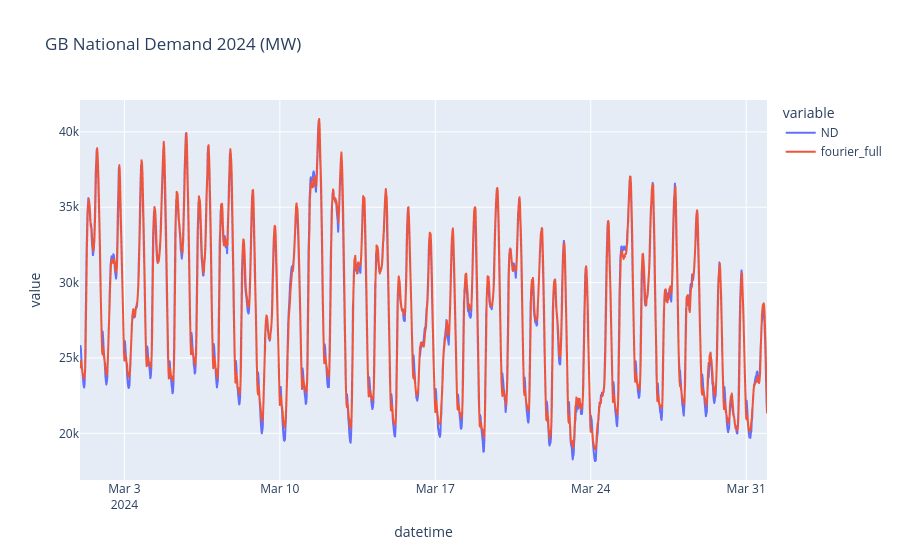
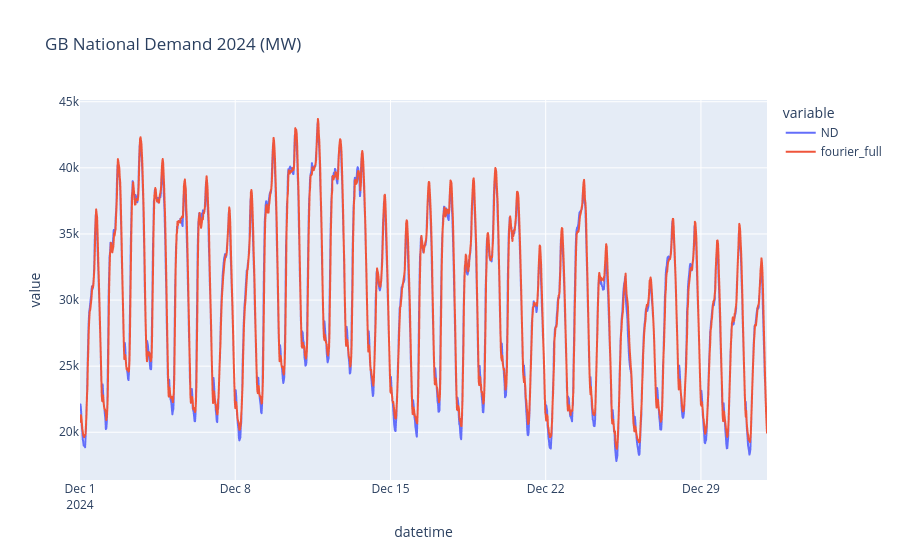
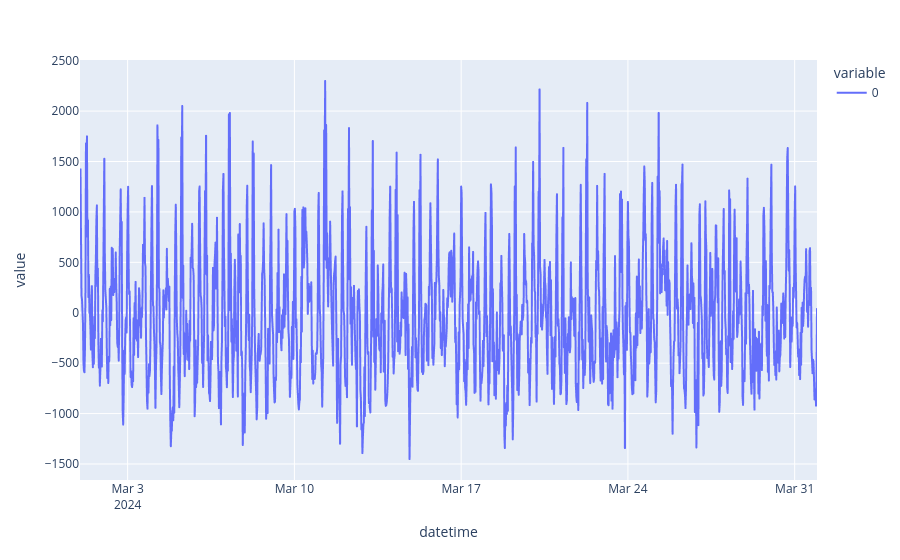

The notebook cell these images were saved under, in order:
### Code cell
# plot these first to better see performance
y_comb_full = pd.concat([y_pred_full, y_fore_full])
df['fourier_full'] = y_comb_full

march3_df = df[df['month']==3]
#fig3 = px.line(march3_df, y=['ND', 'ND_lagged','fourier','fourier_full'], title='GB National Demand 2024 (MW)')
fig3 = px.line(march3_df, y=['ND','fourier_full'], title='GB National Demand 2024 (MW)')
fig3.show()

dec_df = df[df['month']==12]
#fig3 = px.line(march3_df, y=['ND', 'ND_lagged','fourier','fourier_full'], title='GB National Demand 2024 (MW)')
fig4 = px.line(dec_df, y=['ND','fourier_full'], title='GB National Demand 2024 (MW)')
fig4.show()

y_resid = df['ND'] - y_comb_full
print(type(y_resid))
print(y_resid[0:100])
y_resid_march = y_resid[y_resid.index.month==3]
fig_resid = px.line(y_resid_march)
fig_resid.show()

### Figure 1 — Plotly figure (JSON) as saved in the notebook; plotly's stock layout.template omitted (floating-point values rounded to 4 significant figures; data arrays with more than 128 entries replaced by an {"elided": "..."} marker saying what was removed)
{"data": [{"hovertemplate": "variable=ND<br>datetime=%{x}<br>value=%{y}<extra></extra>", "legendgroup": "ND", "line": {"color": "#636efa", "dash": "solid"}, "marker": {"symbol": "circle"}, "mode": "lines", "name": "ND", "showlegend": true, "type": "scattergl", "x": {"elided": "1486 str values"}, "xaxis": "x", "y": {"elided": "1486 float values"}, "yaxis": "y"}, {"hovertemplate": "variable=fourier_full<br>datetime=%{x}<br>value=%{y}<extra></extra>", "legendgroup": "fourier_full", "line": {"color": "#EF553B", "dash": "solid"}, "marker": {"symbol": "circle"}, "mode": "lines", "name": "fourier_full", "showlegend": true, "type": "scattergl", "x": {"elided": "1486 str values"}, "xaxis": "x", "y": {"elided": "1486 float values"}, "yaxis": "y"}], "layout": {"legend": {"title": {"text": "variable"}, "tracegroupgap": 0}, "title": {"text": "GB National Demand 2024 (MW)"}, "xaxis": {"anchor": "y", "domain": [0, 1], "title": {"text": "datetime"}}, "yaxis": {"anchor": "x", "domain": [0, 1], "title": {"text": "value"}}}}

### Figure 2 — Plotly figure (JSON) as saved in the notebook; plotly's stock layout.template omitted (floating-point values rounded to 4 significant figures; data arrays with more than 128 entries replaced by an {"elided": "..."} marker saying what was removed)
{"data": [{"hovertemplate": "variable=ND<br>datetime=%{x}<br>value=%{y}<extra></extra>", "legendgroup": "ND", "line": {"color": "#636efa", "dash": "solid"}, "marker": {"symbol": "circle"}, "mode": "lines", "name": "ND", "showlegend": true, "type": "scattergl", "x": {"elided": "1488 str values"}, "xaxis": "x", "y": {"elided": "1488 float values"}, "yaxis": "y"}, {"hovertemplate": "variable=fourier_full<br>datetime=%{x}<br>value=%{y}<extra></extra>", "legendgroup": "fourier_full", "line": {"color": "#EF553B", "dash": "solid"}, "marker": {"symbol": "circle"}, "mode": "lines", "name": "fourier_full", "showlegend": true, "type": "scattergl", "x": {"elided": "1488 str values"}, "xaxis": "x", "y": {"elided": "1488 float values"}, "yaxis": "y"}], "layout": {"legend": {"title": {"text": "variable"}, "tracegroupgap": 0}, "title": {"text": "GB National Demand 2024 (MW)"}, "xaxis": {"anchor": "y", "domain": [0, 1], "title": {"text": "datetime"}}, "yaxis": {"anchor": "x", "domain": [0, 1], "title": {"text": "value"}}}}

### Figure 3 — Plotly figure (JSON) as saved in the notebook; plotly's stock layout.template omitted (floating-point values rounded to 4 significant figures; data arrays with more than 128 entries replaced by an {"elided": "..."} marker saying what was removed)
{"data": [{"hovertemplate": "variable=0<br>datetime=%{x}<br>value=%{y}<extra></extra>", "legendgroup": "0", "line": {"color": "#636efa", "dash": "solid"}, "marker": {"symbol": "circle"}, "mode": "lines", "name": "0", "showlegend": true, "type": "scattergl", "x": {"elided": "1486 str values"}, "xaxis": "x", "y": {"elided": "1486 float values"}, "yaxis": "y"}], "layout": {"legend": {"title": {"text": "variable"}, "tracegroupgap": 0}, "margin": {"t": 60}, "xaxis": {"anchor": "y", "domain": [0, 1], "title": {"text": "datetime"}}, "yaxis": {"anchor": "x", "domain": [0, 1], "title": {"text": "value"}}}}
